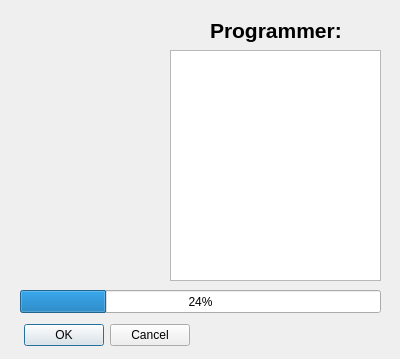
<?xml version="1.0" encoding="UTF-8"?>
<ui version="4.0">
 <class>Programmer</class>
 <widget class="QDialog" name="Programmer">
  <property name="geometry">
   <rect>
    <x>0</x>
    <y>0</y>
    <width>400</width>
    <height>359</height>
   </rect>
  </property>
  <property name="windowTitle">
   <string>EEPROM model</string>
  </property>
  <widget class="QDialogButtonBox" name="buttonBox">
   <property name="geometry">
    <rect>
     <x>-10</x>
     <y>320</y>
     <width>200</width>
     <height>30</height>
    </rect>
   </property>
   <property name="orientation">
    <enum>Qt::Horizontal</enum>
   </property>
   <property name="standardButtons">
    <set>QDialogButtonBox::Cancel|QDialogButtonBox::Ok</set>
   </property>
  </widget>
  <widget class="QLabel" name="label">
   <property name="geometry">
    <rect>
     <x>10</x>
     <y>10</y>
     <width>151</width>
     <height>151</height>
    </rect>
   </property>
   <property name="text">
    <string/>
   </property>
   <property name="pixmap">
    <pixmap resource="qhexedit.qrc">:/images/not_found.png</pixmap>
   </property>
  </widget>
  <widget class="QLabel" name="label_2">
   <property name="geometry">
    <rect>
     <x>210</x>
     <y>10</y>
     <width>171</width>
     <height>41</height>
    </rect>
   </property>
   <property name="font">
    <font>
     <pointsize>16</pointsize>
     <weight>75</weight>
     <bold>true</bold>
    </font>
   </property>
   <property name="text">
    <string>Programmer:</string>
   </property>
  </widget>
  <widget class="QProgressBar" name="progressBar">
   <property name="geometry">
    <rect>
     <x>20</x>
     <y>290</y>
     <width>361</width>
     <height>23</height>
    </rect>
   </property>
   <property name="value">
    <number>24</number>
   </property>
  </widget>
  <widget class="QTextEdit" name="textEdit">
   <property name="geometry">
    <rect>
     <x>170</x>
     <y>50</y>
     <width>211</width>
     <height>231</height>
    </rect>
   </property>
  </widget>
 </widget>
 <resources>
  <include location="qhexedit.qrc"/>
 </resources>
 <connections>
  <connection>
   <sender>buttonBox</sender>
   <signal>accepted()</signal>
   <receiver>Programmer</receiver>
   <slot>accept()</slot>
   <hints>
    <hint type="sourcelabel">
     <x>248</x>
     <y>254</y>
    </hint>
    <hint type="destinationlabel">
     <x>157</x>
     <y>274</y>
    </hint>
   </hints>
  </connection>
  <connection>
   <sender>buttonBox</sender>
   <signal>rejected()</signal>
   <receiver>Programmer</receiver>
   <slot>reject()</slot>
   <hints>
    <hint type="sourcelabel">
     <x>316</x>
     <y>260</y>
    </hint>
    <hint type="destinationlabel">
     <x>286</x>
     <y>274</y>
    </hint>
   </hints>
  </connection>
 </connections>
</ui>
